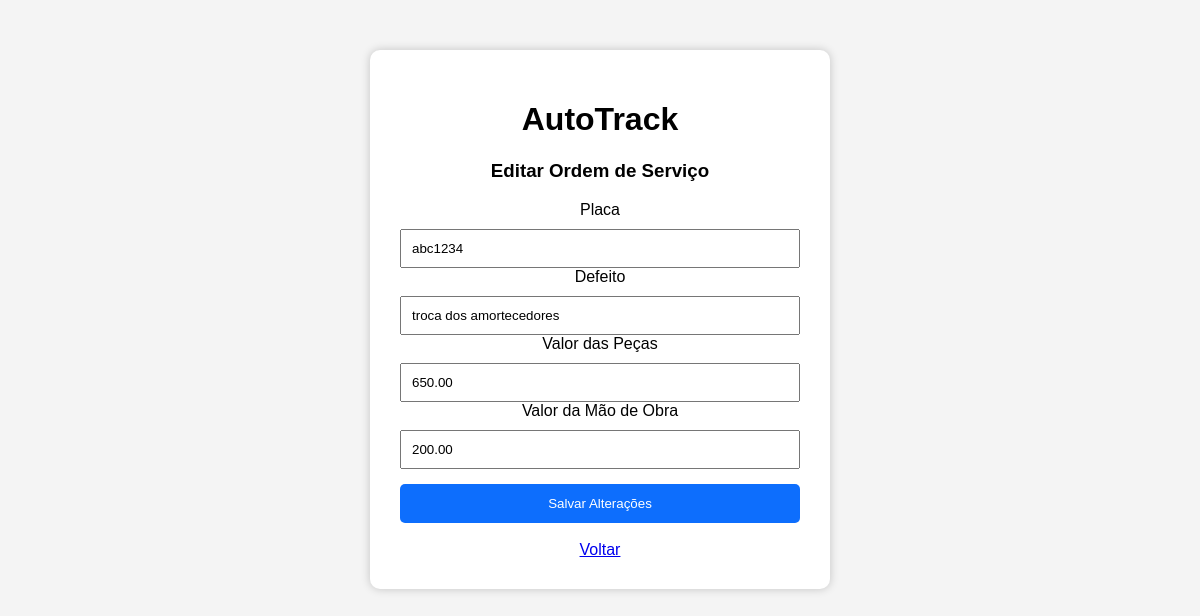
The app's page /oficina/editar_os.php?id=2 with its own data.
### tables this page shows
CREATE TABLE `ordens_servico` (
  `id` int(11) NOT NULL,
  `placa` varchar(10) NOT NULL,
  `defeito` text NOT NULL,
  `valor_pecas` decimal(10,2) NOT NULL,
  `valor_mao_obra` decimal(10,2) NOT NULL,
  `status` enum('Pendente','Aprovada','Reprovada') DEFAULT 'Pendente',
  `usuario_id` int(11) DEFAULT NULL,
  `data_criacao` timestamp NOT NULL DEFAULT current_timestamp(),
  `observacao` text DEFAULT NULL
);

### oficina/editar_os.php (the view, shortened to what this page needs)
<?php
include("../config/conexao.php");
$id = $_GET['id'];
$sql = "SELECT * FROM ordens_servico WHERE id = $id";
$resultado = $conn->query($sql);
$os = $resultado->fetch_assoc();
?>
<!DOCTYPE html>
<html lang="pt-BR">
<head>
    <link rel="stylesheet" href="../css/estilo.css">
</head>
<body>
<div class="container">
    <h1>AutoTrack</h1>
    <h3>Editar Ordem de Serviço</h3>
    <form action="atualizar_os.php" method="POST">
        <label>Placa</label>
        <input type="text"
               value="<?php echo $os['placa']; ?>"
               readonly>
        <label>Defeito</label>
        <input type="text"
               value="<?php echo $os['defeito']; ?>"
               readonly>
        <label>Valor das Peças</label>
        <input type="number"
               step="0.01"
               name="valor_pecas"
               value="<?php echo $os['valor_pecas']; ?>"
               required>
        <label>Valor da Mão de Obra</label>
        <input type="number"
               step="0.01"
               name="valor_mao_obra"
               value="<?php echo $os['valor_mao_obra']; ?>"
               required>
        <button type="submit">
            Salvar Alterações
        </button>
    </form>
    <br>
    <a href="dashboard.php">Voltar</a>
</div>
</body>
</html>

### css/estilo.css (style rules this page uses)
body { margin:0; padding:30px 0; font-family:Arial, Helvetica, sans-serif; background:#f4f4f4; display:flex; justify-content:center; align-items:flex-start; min-height:100vh; }
.container { background:white; padding:30px; width:400px; border-radius:10px; box-shadow:0 0 10px rgba(0,0,0,0.2); text-align:center; margin-top: 20px; margin-bottom: 20px; }
input { width:100%; padding:10px; margin-top:10px; box-sizing:border-box; }
button { width:100%; padding:12px; margin-top:15px; cursor:pointer; border:none; background:#0d6efd; color:white; border-radius:5px; }

### records on screen
ordens_servico: placa "abc1234", defeito "troca dos amortecedores", valor_pecas "650.00", valor_mao_obra "200.00"
